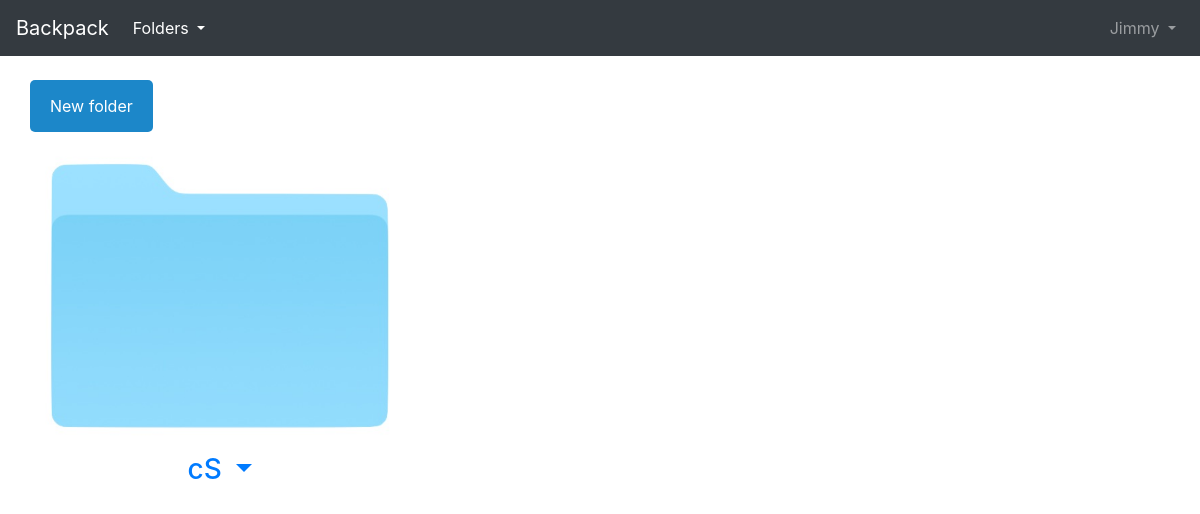
/docs/ (signed in), run on an earlier commit of the app's database.
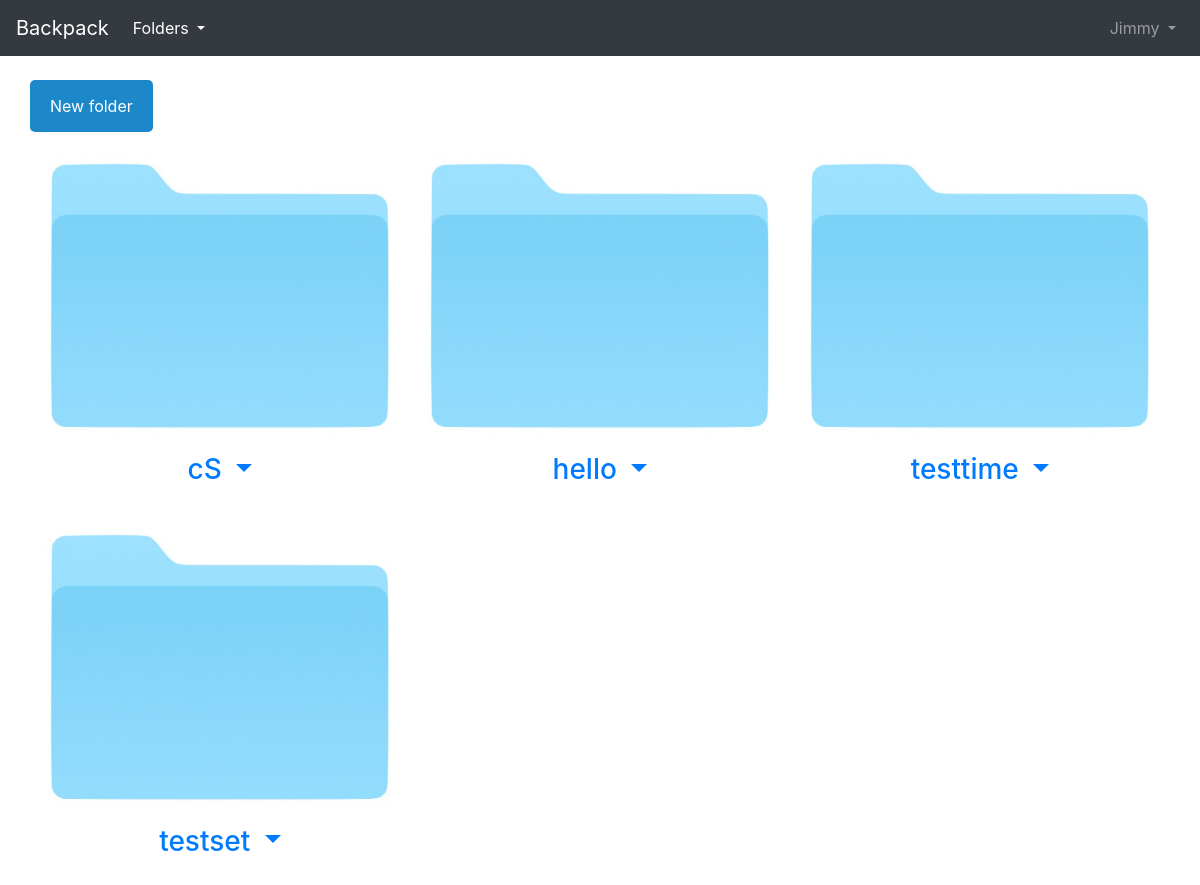
And on a later commit of the database.
### docs/models.py (models this page shows, shortened)
class Folder(models.Model):
    class Meta:
        constraints = [
            models.UniqueConstraint(fields=['title', 'user_owner'], name='unique_folder')
            ]
    id = models.AutoField(primary_key=True)
    title = models.CharField(max_length=100)
    description = models.CharField(max_length=512, blank=True)
    last_access = models.DateTimeField(default=timezone.now)
    user_owner = models.ForeignKey(
                        get_user_model(),
                        on_delete=models.CASCADE,
                                   )
    def __str__(self):
        return self.title

### docs/views.py (the view)
# urls.py: path('', FolderListView.as_view(), name='folders'),
class FolderListView(ListView):
    model = Folder
    template_name = 'folder_list.html'
    def get_queryset(self):
        if self.request.user.is_authenticated:
            qs = Folder.objects.filter(Q(user_owner=self.request.user))
            return qs
        else:
            return 0

### templates/context_processors.py (called while the page is built)
def include_login_form(request):
    from django.contrib.auth.forms import AuthenticationForm
    form = AuthenticationForm()
    return {'login_form': form}

### templates/template_tags/tags.py (called while the page is built)
@register.inclusion_tag("top3.html", takes_context=True)
def get_top3_folders(context):
    request = context['request']
    user = request.user
    queryset = Folder.objects.filter(user_owner = user).order_by('-last_access')[:3]
    return {"folder_queryset":queryset}

### templates/folder_list.html (shortened to what this page needs)
{% extends 'base.html' %}
{% load static %}
{% block content %}
<link rel="stylesheet" href="{% static 'forms.css' %}">
<div class="container">
  <div class="row">
      <button class='openButton' onclick = "openForm()">
        New folder
          </button>
  </div>
</div>
<br>
<div class="container">
  <div class="row">
{% for folder in object_list %}
{% if forloop.counter|divisibleby:4 %}
		</div><br>
	<div class="container">
  <div class="row">
{% endif %}
    <div class="col-sm-4">
 <a href="{% url "doc_list" folder.title %}">
        <div class="panel-body"><img src="{% static 'folder_pic.jpg' %}" class="img-responsive" style="width:100%" alt="Image"></div>
        <h3 class="text-center my-3">{{folder.title}}
	<a  class="dropdown-toggle" href="#" id="folder_menu"
              data-toggle="dropdown" aria-haspopup="true"
              aria-expanded="false">
            </a>
		</a>
            </div>
    </div>
{% endfor %}
  </div>
</div><br>
{% endblock content %}

What changed in the data, as far as the page shows it:
added Folder: title "hello"
added Folder: title "testtime"
added Folder: title "testset"
